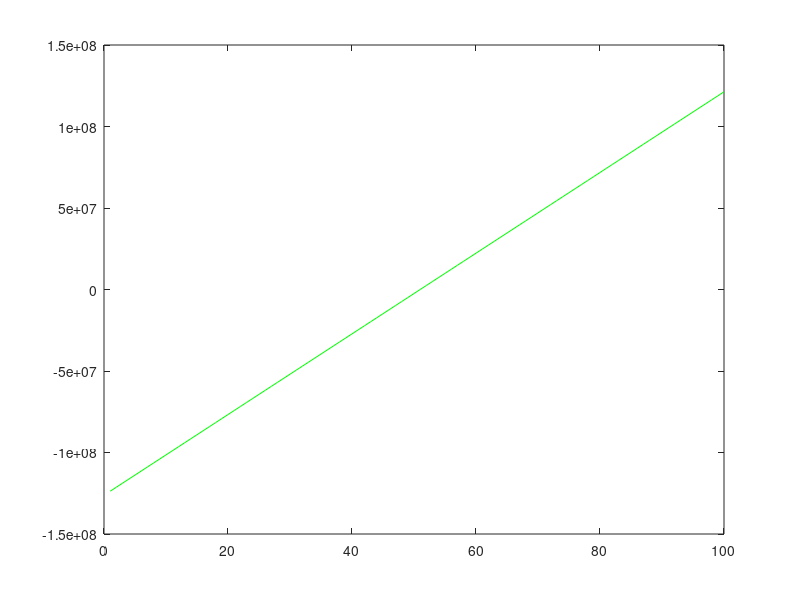

This figure's MATLAB source: (Note: this script raises an error after producing the figure.)
%LABORATÓRIO 0
%06/09/2018
%Geração de um vetor tempo de 100 posições, com 0.4us de duração

%% Inicialização do script
clear all;
clc;
close all;
format short;

%% Parametrização
ti=0; %instante inicial
tf= 0.4e-6; %instante final
tam=100; %tamanho do vetor
A=1; %amplitude da onda
k=10; %fator de amostragem

%% Processamento
t=linspace(ti,tf,tam); %geraão do vetor tempo
ta=t(2)-t(1); %determinação do período de amostragem
fa=1/ta;%Cálculo da taxa de amostragem
fc=fa/k %frequência da cossenóide
x= A*cos(2*pi*fc*t); %sinal da  cossenóide

%plot(t,x, 'g');
%length(t)= comprimento do vetor
%t(n)= enésimo termo do vetor
%size(t)= números de linhas e colunas do vetor


%% Geração do vetor frequência
df=1/(ta*tam);    
fpos=0:df:(tam/2-1)*df; %espectro de frequência
fneg= -(tam/2)*df:df:-df;
f=[fneg fpos];
plot(f, 'g');
%% Determinando o conteúdo espectral do sinal
X=fft(x); %fast fourier transform x
figure % criar nova figura
%plot(f, db(abs(X)));
plot(f, fftshift(db(abs(X))));

%stem(f, db(abs(X)));



